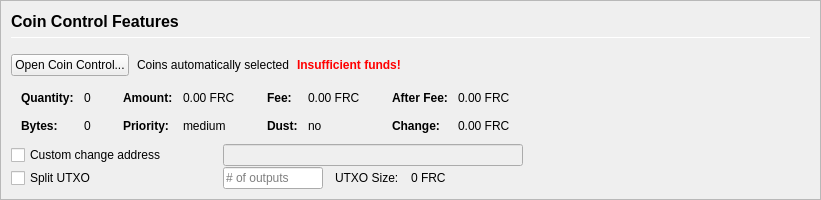
         <widget class="QFrame" name="frameCoinControl">
          <property name="sizePolicy">
           <sizepolicy hsizetype="Expanding" vsizetype="Expanding">
            <horstretch>0</horstretch>
            <verstretch>0</verstretch>
           </sizepolicy>
          </property>
          <property name="maximumSize">
           <size>
            <width>16777215</width>
            <height>16777215</height>
           </size>
          </property>
          <property name="frameShape">
           <enum>QFrame::StyledPanel</enum>
          </property>
          <property name="frameShadow">
           <enum>QFrame::Sunken</enum>
          </property>
          <layout class="QVBoxLayout" name="verticalLayoutCoinControl2">
           <property name="spacing">
            <number>0</number>
           </property>
           <property name="leftMargin">
            <number>0</number>
           </property>
           <property name="topMargin">
            <number>0</number>
           </property>
           <property name="rightMargin">
            <number>0</number>
           </property>
           <property name="bottomMargin">
            <number>0</number>
           </property>
           <item>
            <widget class="QFrame" name="frameCoinControl_BG">
             <layout class="QVBoxLayout" name="verticalLayoutCoinControl" stretch="0,0,0,0,0,0">
              <property name="spacing">
               <number>1</number>
              </property>
              <property name="leftMargin">
               <number>10</number>
              </property>
              <property name="topMargin">
               <number>10</number>
              </property>
              <item>
               <layout class="QHBoxLayout" name="horizontalLayoutCoinControl1">
                <property name="bottomMargin">
                 <number>15</number>
                </property>
                <item>
                 <layout class="QVBoxLayout" name="verticalLayout_3">
                  <property name="spacing">
                   <number>6</number>
                  </property>
                  <item>
                   <widget class="QLabel" name="labelCoinControlFeatures">
                    <property name="sizePolicy">
                     <sizepolicy hsizetype="Preferred" vsizetype="Maximum">
                      <horstretch>0</horstretch>
                      <verstretch>0</verstretch>
                     </sizepolicy>
                    </property>
                    <property name="minimumSize">
                     <size>
                      <width>0</width>
                      <height>20</height>
                     </size>
                    </property>
                    <property name="font">
                     <font>
                      <pointsize>12</pointsize>
                      <weight>75</weight>
                      <bold>true</bold>
                     </font>
                    </property>
                    <property name="styleSheet">
                     <string notr="true">font-weight:bold;</string>
                    </property>
                    <property name="text">
                     <string>Coin Control Features</string>
                    </property>
                   </widget>
                  </item>
                  <item>
                   <widget class="Line" name="line">
                    <property name="minimumSize">
                     <size>
                      <width>0</width>
                      <height>1</height>
                     </size>
                    </property>
                    <property name="maximumSize">
                     <size>
                      <width>16777215</width>
                      <height>1</height>
                     </size>
                    </property>
                    <property name="orientation">
                     <enum>Qt::Horizontal</enum>
                    </property>
                   </widget>
                  </item>
                 </layout>
                </item>
               </layout>
              </item>
              <item>
               <layout class="QHBoxLayout" name="horizontalLayoutCoinControl2" stretch="0,0,0,0">
                <property name="spacing">
                 <number>8</number>
                </property>
                <property name="bottomMargin">
                 <number>10</number>
                </property>
                <item>
                 <widget class="QPushButton" name="pushButtonCoinControl">
                  <property name="styleSheet">
                   <string notr="true"/>
                  </property>
                  <property name="text">
                   <string>Open Coin Control...</string>
                  </property>
                  <property name="autoDefault">
                   <bool>false</bool>
                  </property>
                 </widget>
                </item>
                <item>
                 <widget class="QLabel" name="labelCoinControlAutomaticallySelected">
                  <property name="text">
                   <string>Coins automatically selected</string>
                  </property>
                  <property name="margin">
                   <number>5</number>
                  </property>
                 </widget>
                </item>
                <item>
                 <widget class="QLabel" name="labelCoinControlInsuffFunds">
                  <property name="font">
                   <font>
                    <weight>75</weight>
                    <bold>true</bold>
                   </font>
                  </property>
                  <property name="styleSheet">
                   <string notr="true">color:red;font-weight:bold;</string>
                  </property>
                  <property name="text">
                   <string>Insufficient funds!</string>
                  </property>
                  <property name="margin">
                   <number>5</number>
                  </property>
                 </widget>
                </item>
                <item>
                 <spacer name="horizontalSpacerCoinControl">
                  <property name="orientation">
                   <enum>Qt::Horizontal</enum>
                  </property>
                  <property name="sizeHint" stdset="0">
                   <size>
                    <width>40</width>
                    <height>1</height>
                   </size>
                  </property>
                 </spacer>
                </item>
               </layout>
              </item>
              <item>
               <widget class="QWidget" name="widgetCoinControl" native="true">
                <property name="sizePolicy">
                 <sizepolicy hsizetype="Preferred" vsizetype="Preferred">
                  <horstretch>0</horstretch>
                  <verstretch>0</verstretch>
                 </sizepolicy>
                </property>
                <property name="minimumSize">
                 <size>
                  <width>0</width>
                  <height>0</height>
                 </size>
                </property>
                <property name="styleSheet">
                 <string notr="true"/>
                </property>
                <layout class="QHBoxLayout" name="horizontalLayoutCoinControl5">
                 <property name="leftMargin">
                  <number>0</number>
                 </property>
                 <property name="topMargin">
                  <number>0</number>
                 </property>
                 <property name="rightMargin">
                  <number>0</number>
                 </property>
                 <property name="bottomMargin">
                  <number>0</number>
                 </property>
                 <item>
                  <layout class="QHBoxLayout" name="horizontalLayoutCoinControl3" stretch="0,0,0,1">
                   <property name="spacing">
                    <number>20</number>
                   </property>
                   <property name="topMargin">
                    <number>0</number>
                   </property>
                   <property name="bottomMargin">
                    <number>10</number>
                   </property>
                   <item>
                    <layout class="QFormLayout" name="formLayoutCoinControl1">
                     <property name="horizontalSpacing">
                      <number>10</number>
                     </property>
                     <property name="verticalSpacing">
                      <number>14</number>
                     </property>
                     <property name="leftMargin">
                      <number>10</number>
                     </property>
                     <property name="topMargin">
                      <number>4</number>
                     </property>
                     <property name="rightMargin">
                      <number>6</number>
                     </property>
                     <item row="0" column="0">
                      <widget class="QLabel" name="labelCoinControlQuantityText">
                       <property name="font">
                        <font>
                         <weight>75</weight>
                         <bold>true</bold>
                        </font>
                       </property>
                       <property name="text">
                        <string>Quantity:</string>
                       </property>
                       <property name="margin">
                        <number>0</number>
                       </property>
                      </widget>
                     </item>
                     <item row="0" column="1">
                      <widget class="QLabel" name="labelCoinControlQuantity">
                       <property name="cursor">
                        <cursorShape>IBeamCursor</cursorShape>
                       </property>
                       <property name="contextMenuPolicy">
                        <enum>Qt::ActionsContextMenu</enum>
                       </property>
                       <property name="text">
                        <string notr="true">0</string>
                       </property>
                       <property name="margin">
                        <number>0</number>
                       </property>
                       <property name="textInteractionFlags">
                        <set>Qt::LinksAccessibleByMouse|Qt::TextSelectableByKeyboard|Qt::TextSelectableByMouse</set>
                       </property>
                      </widget>
                     </item>
                     <item row="1" column="0">
                      <widget class="QLabel" name="labelCoinControlBytesText">
                       <property name="font">
                        <font>
                         <weight>75</weight>
                         <bold>true</bold>
                        </font>
                       </property>
                       <property name="text">
                        <string>Bytes:</string>
                       </property>
                      </widget>
                     </item>
                     <item row="1" column="1">
                      <widget class="QLabel" name="labelCoinControlBytes">
                       <property name="cursor">
                        <cursorShape>IBeamCursor</cursorShape>
                       </property>
                       <property name="contextMenuPolicy">
                        <enum>Qt::ActionsContextMenu</enum>
                       </property>
                       <property name="text">
                        <string notr="true">0</string>
                       </property>
                       <property name="textInteractionFlags">
                        <set>Qt::LinksAccessibleByMouse|Qt::TextSelectableByKeyboard|Qt::TextSelectableByMouse</set>
                       </property>
                      </widget>
                     </item>
                    </layout>
                   </item>
                   <item>
                    <layout class="QFormLayout" name="formLayoutCoinControl2">
                     <property name="horizontalSpacing">
                      <number>10</number>
                     </property>
                     <property name="verticalSpacing">
                      <number>14</number>
                     </property>
                     <property name="leftMargin">
                      <number>6</number>
                     </property>
                     <property name="topMargin">
                      <number>4</number>
                     </property>
                     <property name="rightMargin">
                      <number>6</number>
                     </property>
                     <item row="0" column="0">
                      <widget class="QLabel" name="labelCoinControlAmountText">
                       <property name="font">
                        <font>
                         <weight>75</weight>
                         <bold>true</bold>
                        </font>
                       </property>
                       <property name="text">
                        <string>Amount:</string>
                       </property>
                       <property name="margin">
                        <number>0</number>
                       </property>
                      </widget>
                     </item>
                     <item row="0" column="1">
                      <widget class="QLabel" name="labelCoinControlAmount">
                       <property name="cursor">
                        <cursorShape>IBeamCursor</cursorShape>
                       </property>
                       <property name="contextMenuPolicy">
                        <enum>Qt::ActionsContextMenu</enum>
                       </property>
                       <property name="text">
                        <string notr="true">0.00 FRC</string>
                       </property>
                       <property name="textInteractionFlags">
                        <set>Qt::LinksAccessibleByMouse|Qt::TextSelectableByKeyboard|Qt::TextSelectableByMouse</set>
                       </property>
                      </widget>
                     </item>
                     <item row="1" column="0">
                      <widget class="QLabel" name="labelCoinControlPriorityText">
                       <property name="font">
                        <font>
                         <weight>75</weight>
                         <bold>true</bold>
                        </font>
                       </property>
                       <property name="text">
                        <string>Priority:</string>
                       </property>
                      </widget>
                     </item>
                     <item row="1" column="1">
                      <widget class="QLabel" name="labelCoinControlPriority">
                       <property name="cursor">
                        <cursorShape>IBeamCursor</cursorShape>
                       </property>
                       <property name="contextMenuPolicy">
                        <enum>Qt::ActionsContextMenu</enum>
                       </property>
                       <property name="text">
                        <string>medium</string>
                       </property>
                       <property name="textInteractionFlags">
                        <set>Qt::LinksAccessibleByMouse|Qt::TextSelectableByKeyboard|Qt::TextSelectableByMouse</set>
                       </property>
                      </widget>
                     </item>
                    </layout>
                   </item>
                   <item>
                    <layout class="QFormLayout" name="formLayoutCoinControl3">
                     <property name="horizontalSpacing">
                      <number>10</number>
                     </property>
                     <property name="verticalSpacing">
                      <number>14</number>
                     </property>
                     <property name="leftMargin">
                      <number>6</number>
                     </property>
                     <property name="topMargin">
                      <number>4</number>
                     </property>
                     <property name="rightMargin">
                      <number>6</number>
                     </property>
                     <item row="0" column="0">
                      <widget class="QLabel" name="labelCoinControlFeeText">
                       <property name="font">
                        <font>
                         <weight>75</weight>
                         <bold>true</bold>
                        </font>
                       </property>
                       <property name="text">
                        <string>Fee:</string>
                       </property>
                       <property name="margin">
                        <number>0</number>
                       </property>
                      </widget>
                     </item>
                     <item row="0" column="1">
                      <widget class="QLabel" name="labelCoinControlFee">
                       <property name="cursor">
                        <cursorShape>IBeamCursor</cursorShape>
                       </property>
                       <property name="contextMenuPolicy">
                        <enum>Qt::ActionsContextMenu</enum>
                       </property>
                       <property name="text">
                        <string notr="true">0.00 FRC</string>
                       </property>
                       <property name="textInteractionFlags">
                        <set>Qt::LinksAccessibleByMouse|Qt::TextSelectableByKeyboard|Qt::TextSelectableByMouse</set>
                       </property>
                      </widget>
                     </item>
                     <item row="1" column="0">
                      <widget class="QLabel" name="labelCoinControlLowOutputText">
                       <property name="font">
                        <font>
                         <weight>75</weight>
                         <bold>true</bold>
                        </font>
                       </property>
                       <property name="text">
                        <string>Dust:</string>
                       </property>
                      </widget>
                     </item>
                     <item row="1" column="1">
                      <widget class="QLabel" name="labelCoinControlLowOutput">
                       <property name="cursor">
                        <cursorShape>IBeamCursor</cursorShape>
                       </property>
                       <property name="contextMenuPolicy">
                        <enum>Qt::ActionsContextMenu</enum>
                       </property>
                       <property name="text">
                        <string>no</string>
                       </property>
                       <property name="textInteractionFlags">
                        <set>Qt::LinksAccessibleByMouse|Qt::TextSelectableByKeyboard|Qt::TextSelectableByMouse</set>
                       </property>
                      </widget>
                     </item>
                    </layout>
                   </item>
                   <item>
                    <layout class="QFormLayout" name="formLayoutCoinControl4">
                     <property name="horizontalSpacing">
                      <number>10</number>
                     </property>
                     <property name="verticalSpacing">
                      <number>14</number>
                     </property>
                     <property name="leftMargin">
                      <number>6</number>
                     </property>
                     <property name="topMargin">
                      <number>4</number>
                     </property>
                     <property name="rightMargin">
                      <number>6</number>
                     </property>
                     <item row="0" column="0">
                      <widget class="QLabel" name="labelCoinControlAfterFeeText">
                       <property name="font">
                        <font>
                         <weight>75</weight>
                         <bold>true</bold>
                        </font>
                       </property>
                       <property name="text">
                        <string>After Fee:</string>
                       </property>
                       <property name="margin">
                        <number>0</number>
                       </property>
                      </widget>
                     </item>
                     <item row="0" column="1">
                      <widget class="QLabel" name="labelCoinControlAfterFee">
                       <property name="cursor">
                        <cursorShape>IBeamCursor</cursorShape>
                       </property>
                       <property name="contextMenuPolicy">
                        <enum>Qt::ActionsContextMenu</enum>
                       </property>
                       <property name="text">
                        <string notr="true">0.00 FRC</string>
                       </property>
                       <property name="textInteractionFlags">
                        <set>Qt::LinksAccessibleByMouse|Qt::TextSelectableByKeyboard|Qt::TextSelectableByMouse</set>
                       </property>
                      </widget>
                     </item>
                     <item row="1" column="0">
                      <widget class="QLabel" name="labelCoinControlChangeText">
                       <property name="font">
                        <font>
                         <weight>75</weight>
                         <bold>true</bold>
                        </font>
                       </property>
                       <property name="text">
                        <string>Change:</string>
                       </property>
                      </widget>
                     </item>
                     <item row="1" column="1">
                      <widget class="QLabel" name="labelCoinControlChange">
                       <property name="cursor">
                        <cursorShape>IBeamCursor</cursorShape>
                       </property>
                       <property name="contextMenuPolicy">
                        <enum>Qt::ActionsContextMenu</enum>
                       </property>
                       <property name="text">
                        <string notr="true">0.00 FRC</string>
                       </property>
                       <property name="textInteractionFlags">
                        <set>Qt::LinksAccessibleByMouse|Qt::TextSelectableByKeyboard|Qt::TextSelectableByMouse</set>
                       </property>
                      </widget>
                     </item>
                    </layout>
                   </item>
                  </layout>
                 </item>
                </layout>
               </widget>
              </item>
              <item>
               <layout class="QHBoxLayout" name="horizontalLayoutCoinControl4">
                <property name="spacing">
                 <number>12</number>
                </property>
                <property name="sizeConstraint">
                 <enum>QLayout::SetDefaultConstraint</enum>
                </property>
                <property name="topMargin">
                 <number>0</number>
                </property>
                <property name="rightMargin">
                 <number>0</number>
                </property>
                <item>
                 <widget class="QCheckBox" name="checkBoxCoinControlChange">
                  <property name="sizePolicy">
                   <sizepolicy hsizetype="Preferred" vsizetype="Preferred">
                    <horstretch>0</horstretch>
                    <verstretch>0</verstretch>
                   </sizepolicy>
                  </property>
                  <property name="minimumSize">
                   <size>
                    <width>200</width>
                    <height>0</height>
                   </size>
                  </property>
                  <property name="maximumSize">
                   <size>
                    <width>200</width>
                    <height>16777215</height>
                   </size>
                  </property>
                  <property name="toolTip">
                   <string>If this is activated, but the change address is empty or invalid, change will be sent to a newly generated address.</string>
                  </property>
                  <property name="text">
                   <string>Custom change address</string>
                  </property>
                 </widget>
                </item>
                <item>
                 <widget class="QValidatedLineEdit" name="lineEditCoinControlChange">
                  <property name="enabled">
                   <bool>false</bool>
                  </property>
                  <property name="sizePolicy">
                   <sizepolicy hsizetype="Preferred" vsizetype="Preferred">
                    <horstretch>0</horstretch>
                    <verstretch>0</verstretch>
                   </sizepolicy>
                  </property>
                  <property name="minimumSize">
                   <size>
                    <width>300</width>
                    <height>0</height>
                   </size>
                  </property>
                 </widget>
                </item>
                <item>
                 <widget class="QLabel" name="labelCoinControlChangeLabel">
                  <property name="sizePolicy">
                   <sizepolicy hsizetype="Preferred" vsizetype="Preferred">
                    <horstretch>0</horstretch>
                    <verstretch>0</verstretch>
                   </sizepolicy>
                  </property>
                  <property name="minimumSize">
                   <size>
                    <width>100</width>
                    <height>0</height>
                   </size>
                  </property>
                  <property name="text">
                   <string/>
                  </property>
                  <property name="margin">
                   <number>3</number>
                  </property>
                 </widget>
                </item>
               </layout>
              </item>
              <item>
               <layout class="QHBoxLayout" name="horizontalLayoutCoinControl6">
                <property name="spacing">
                 <number>12</number>
                </property>
                <property name="rightMargin">
                 <number>0</number>
                </property>
                <item>
                 <widget class="QCheckBox" name="splitBlockCheckBox">
                  <property name="sizePolicy">
                   <sizepolicy hsizetype="Preferred" vsizetype="Preferred">
                    <horstretch>0</horstretch>
                    <verstretch>0</verstretch>
                   </sizepolicy>
                  </property>
                  <property name="minimumSize">
                   <size>
                    <width>200</width>
                    <height>0</height>
                   </size>
                  </property>
                  <property name="maximumSize">
                   <size>
                    <width>200</width>
                    <height>16777215</height>
                   </size>
                  </property>
                  <property name="text">
                   <string>Split UTXO</string>
                  </property>
                 </widget>
                </item>
                <item>
                 <widget class="QLineEdit" name="splitBlockLineEdit">
                  <property name="sizePolicy">
                   <sizepolicy hsizetype="Preferred" vsizetype="Preferred">
                    <horstretch>50</horstretch>
                    <verstretch>0</verstretch>
                   </sizepolicy>
                  </property>
                  <property name="minimumSize">
                   <size>
                    <width>100</width>
                    <height>0</height>
                   </size>
                  </property>
                  <property name="maximumSize">
                   <size>
                    <width>100</width>
                    <height>16777215</height>
                   </size>
                  </property>
                  <property name="placeholderText">
                   <string># of outputs</string>
                  </property>
                 </widget>
                </item>
                <item>
                 <widget class="QLabel" name="labelBlockSizeText">
                  <property name="text">
                   <string>UTXO Size:</string>
                  </property>
                 </widget>
                </item>
                <item>
                 <widget class="QLabel" name="labelBlockSize">
                  <property name="text">
                   <string>0 FRC</string>
                  </property>
                 </widget>
                </item>
                <item>
                 <spacer name="horizontalSpacer_7">
                  <property name="orientation">
                   <enum>Qt::Horizontal</enum>
                  </property>
                  <property name="sizeHint" stdset="0">
                   <size>
                    <width>40</width>
                    <height>20</height>
                   </size>
                  </property>
                 </spacer>
                </item>
               </layout>
              </item>
              <item>
               <spacer name="verticalSpacerCoinControl">
                <property name="orientation">
                 <enum>Qt::Vertical</enum>
                </property>
                <property name="sizeHint" stdset="0">
                 <size>
                  <width>800</width>
                  <height>1</height>
                 </size>
                </property>
               </spacer>
              </item>
             </layout>
            </widget>
           </item>
          </layout>
         </widget>
